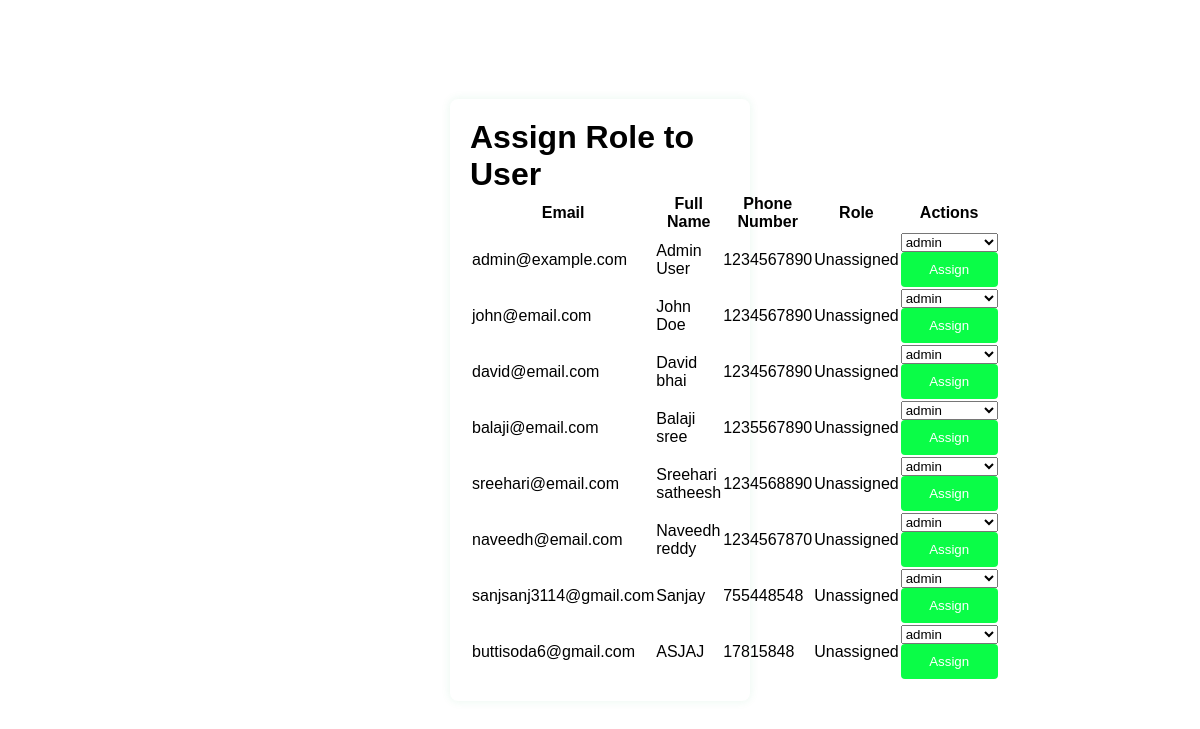
The app's page /assign_role_page with its own data.
### tables this page shows
CREATE TABLE users (
        user_id INTEGER PRIMARY KEY AUTOINCREMENT,
        email TEXT UNIQUE NOT NULL,
        password_hash TEXT NOT NULL,
        full_name TEXT,
        phone_number TEXT,
        created_at TIMESTAMP DEFAULT CURRENT_TIMESTAMP,
        updated_at TIMESTAMP DEFAULT CURRENT_TIMESTAMP,
        last_login TIMESTAMP,
        is_active BOOLEAN DEFAULT TRUE,
        is_admin INTEGER DEFAULT 0,
        is_delivery_boy INTEGER DEFAULT 0,
        role_id INTEGER,
        FOREIGN KEY(role_id) REFERENCES roles(role_id)
    );

CREATE TABLE roles (
        role_id INTEGER PRIMARY KEY AUTOINCREMENT,
        role_name TEXT NOT NULL UNIQUE,
        role_description TEXT,
        created_at TIMESTAMP DEFAULT CURRENT_TIMESTAMP
    );

### app.py (the view)
@app.route('/assign_role_page', methods=['GET', 'POST'])
def assign_role_page():
    conn = get_db()
    cursor = conn.cursor()
    cursor.execute('SELECT * FROM Users')
    users = cursor.fetchall()
    cursor.execute('SELECT * FROM roles')
    roles = cursor.fetchall()
    conn.close()
    return render_template('assign_role_page.html', users=users, roles=roles)

### app.py (called while the page is built)
@app.teardown_appcontext
def close_connection(exception):
    db = getattr(g, '_database', None)
    if db is not None:
        db.close()

def get_db():
    conn = sqlite3.connect('existing_database.db')
    conn.row_factory = sqlite3.Row
    return conn

### templates/assign_role_page.html (shortened to what this page needs)
<!DOCTYPE html>
<html lang="en">
<head>
    <link rel="stylesheet" href="{{ url_for('static', filename='css/assign_role_page.css') }}">
</head>
<body>
    <div class="container">
        <h1>Assign Role to User</h1>
        <table>
            <thead>
                <tr>
                    <th>Email</th>
                    <th>Full Name</th>
                    <th>Phone Number</th>
                    <th>Role</th>
                    <th>Actions</th>
                </tr>
            </thead>
            <tbody>
                {% for user in users %}
                <tr>
                    <td>{{ user['email'] }}</td>
                    <td>{{ user['full_name'] }}</td>
                    <td>{{ user['phone_number'] }}</td>
                    <td>{{ user['role'] or 'Unassigned' }}</td>
                    <td>
                        <form method="POST" action="{{ url_for('assign_role', user_id=user['user_id']) }}">
                            <select name="role">
                                {% for role in roles %}
                                    <option value="{{ role['role_id'] }}" {% if role['role_id'] == user['role_id'] %} selected {% endif %}>{{ role['role_name'] }}</option>
                                {% endfor %}
                            </select>
                            <button type="submit" class="btn-small">Assign</button>
                        </form>
                    </td>
                </tr>
                {% endfor %}
            </tbody>
        </table>
    </div>
</body>
</html>

### static/css/assign_role_page.css (style rules this page uses)
* { margin: 0; padding: 0; box-sizing: border-box; }
body { font-family: Arial, sans-serif; background-color: #ffffff; display: flex; justify-content: center; align-items: center; height: 100vh; }
.container { background-color: #fff; padding: 20px; border-radius: 8px; box-shadow: 0 0 10px rgba(27, 167, 90, 0.1); width: 300px; }
button { width: 100%; padding: 10px; background-color: #0afd47; color: #fff; border: none; border-radius: 4px; cursor: pointer; }

### records on screen
users: email "admin@example.com", full_name "Admin User", phone_number "1234567890", user "Unassigned", role "admin"
users: email "john@email.com", full_name "John Doe", phone_number "1234567890", user "Unassigned", role "admin"
users: email "david@email.com", full_name "David bhai", phone_number "1234567890", user "Unassigned", role "admin"
users: email "balaji@email.com", full_name "Balaji sree", phone_number "1235567890", user "Unassigned", role "admin"
users: email "sreehari@email.com", full_name "Sreehari satheesh", phone_number "1234568890", user "Unassigned", role "admin"
users: email "naveedh@email.com", full_name "Naveedh reddy", phone_number "1234567870", user "Unassigned", role "admin"
users: email "sanjsanj3114@gmail.com", full_name "Sanjay", phone_number "755448548", user "Unassigned"
users: email "buttisoda6@gmail.com", full_name "ASJAJ", phone_number "17815848", user "Unassigned"

### other values on screen
form field role "admin"
